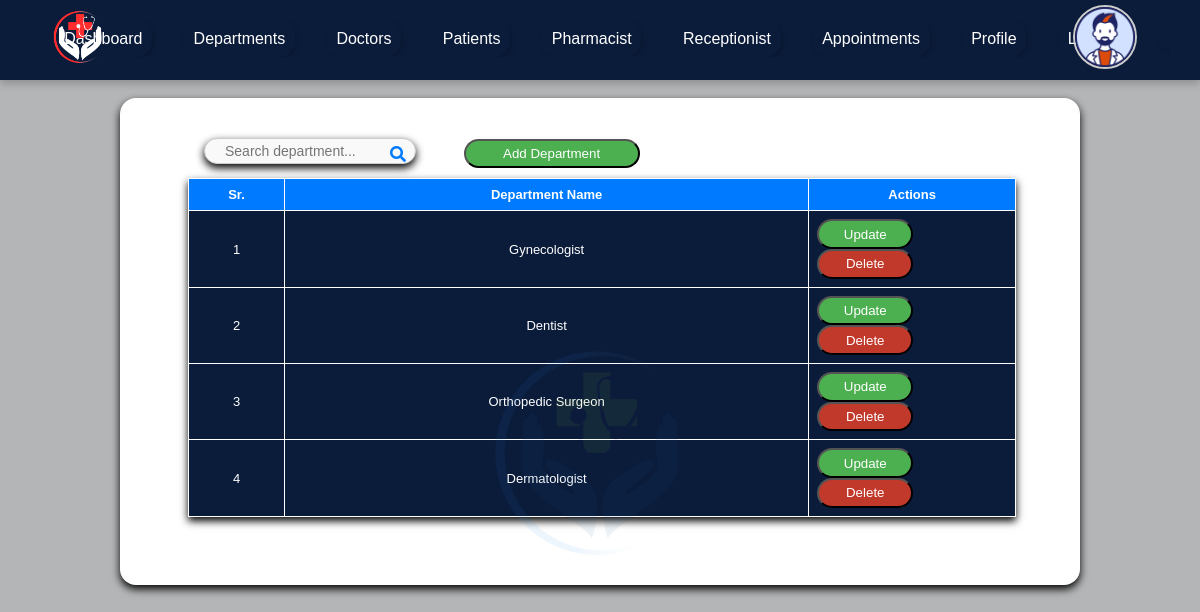
Page /admin/department.php (signed in) on the earlier database version.
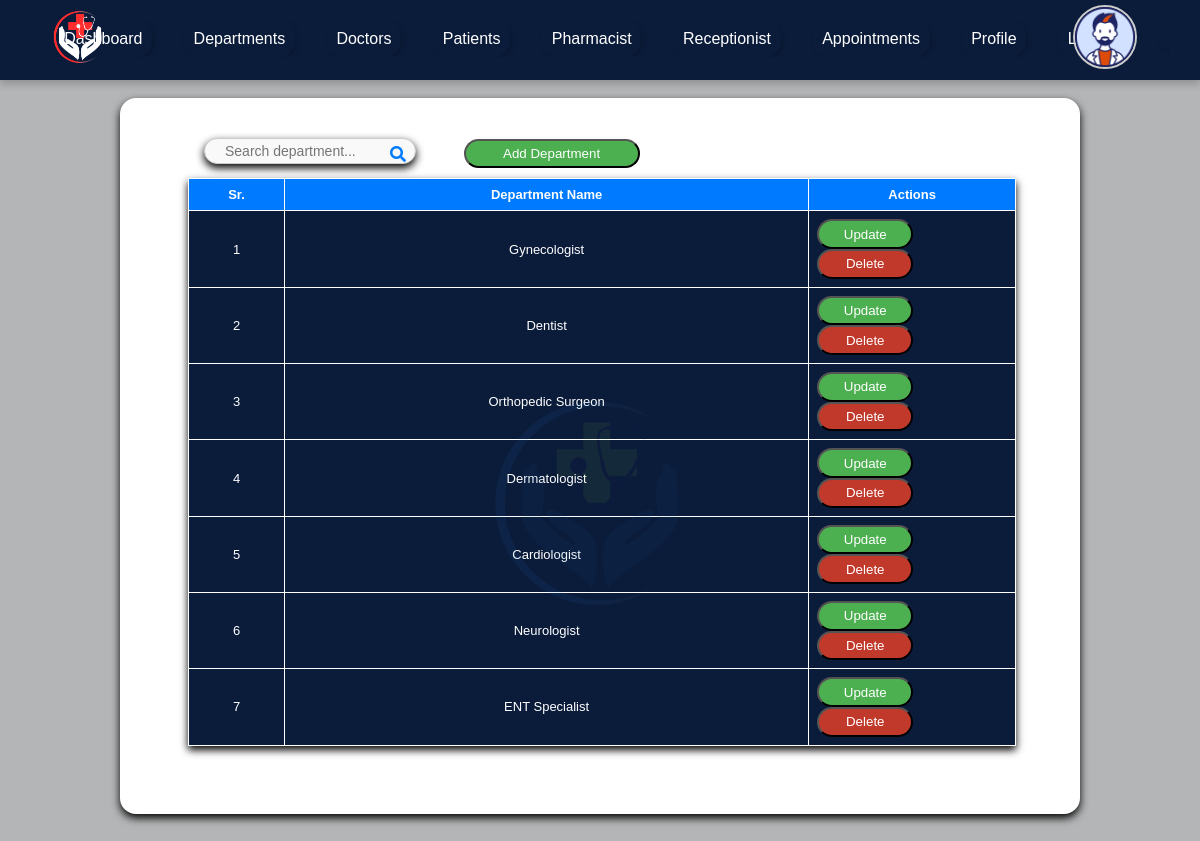
Same page on the later database version.
### tables this page shows
CREATE TABLE `department` (
  `id` int(11) NOT NULL,
  `dep_name` varchar(80) NOT NULL,
  `image` varchar(80) NOT NULL
);

### admin/department.php (the view, shortened to what this page needs)
<?php
include 'header.php';
?>
         <form method="post">
         <section id="appointments-section">
            <div class="appointments-container">
               <div class="search-container">
                  <input type="text" name="keyword" id="search-input" placeholder="Search department..." required/>
                  <button type="submit" name="search" id="search-btn" class="search-btn">
                  <i class="fa fa-search"></i>
                  </button>
               </div>
               <a href="add_department.php"><button type="button" id="add-appointment-btn" class="action-btn">Add Department</button></a>
               </form>
               <table class="appointments-table">
                  <thead>
                     <tr>
                        <th>Sr.</th>
                        <th>Department Name</th>
                        <th style="width:25%;">Actions</th>
                     </tr>
                  </thead>
                  <tbody id="appointments-body">
                  <?php
				  $i=1;
				  if(isset($_POST['search'])){
					  $keyword=$_POST['keyword'];
					  $sql="select * from department where dep_name LIKE '%$keyword%'";
				  }
				  else{
					 $sql="select * from department";
				  }
				  $result=mysqli_query($con,$sql);
				  if(mysqli_num_rows($result)>0){
				  while($row=mysqli_fetch_array($result)){
				  ?>
                  <tr>
                    <td><?php echo $i++;?></td>
                    <td><?php echo $row['dep_name'];?></td>
                    <td>
                    <a href="update_department.php?id=<?php echo $row['id'];?>"><button type="button" class="update-btn">Update</button></a>
                    <a href="delete_department.php?id=<?php echo $row['id'];?>" onclick="return confirm('Do you want to delete?');"><button type="button" class="delete-btn">Delete</button></a>
                    </td>
                </tr>
                <?php } } else{ ?>
                <tr>
                    <td colspan="3">No record found</td>
                </tr>
                <?php } ?>
            </tbody>
               </table>
      </main>
   </body>
</html>

Differences in the rows shown:
added department: dep_name "Cardiologist"
added department: dep_name "Neurologist"
added department: dep_name "ENT Specialist"
